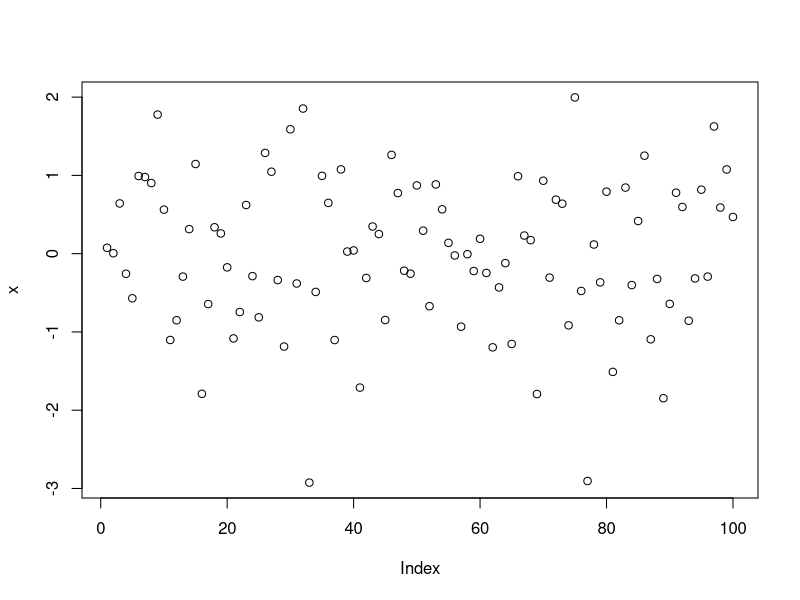
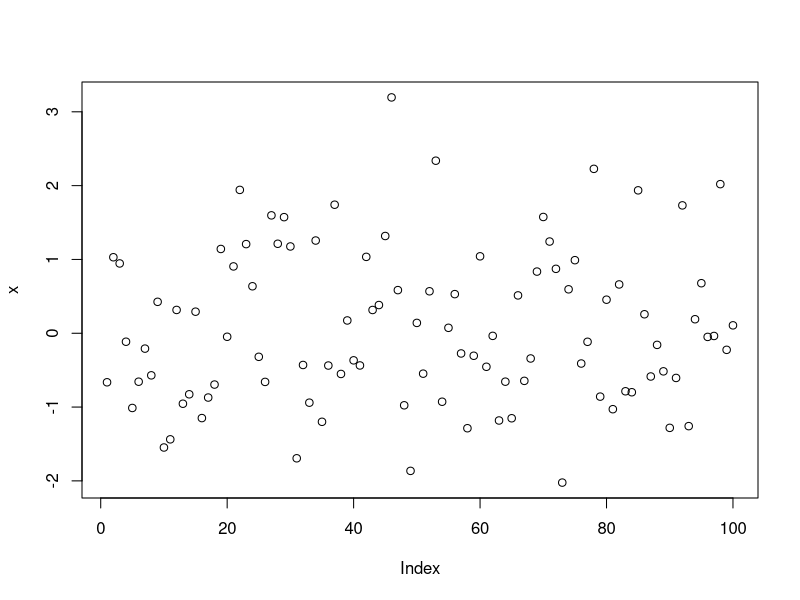
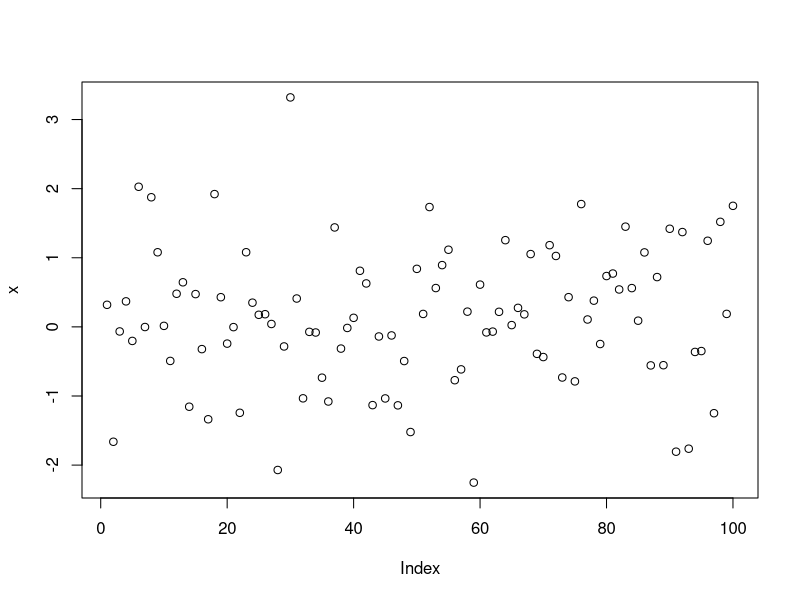
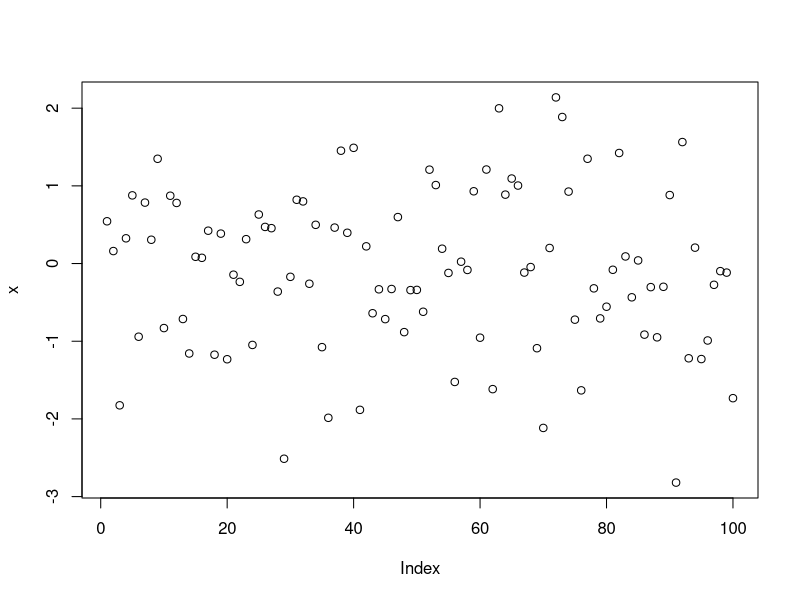

Recreate these plots in R, in order.
## ---- chunk 1
x = rnorm(100)
plot(x)
## ---- chunk 2
x = rnorm(100)
plot(x)
## ---- chunk 3
x = rnorm(100)
plot(x)
## ---- chunk 4
x = rnorm(100)
plot(x)
## ---- chunk 5
#Sys.sleep(10)
## ---- chunk 6

